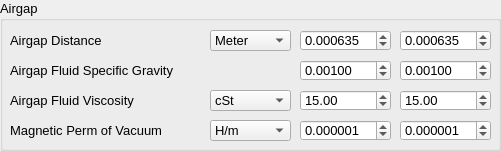
     <widget class="QGroupBox" name="groupBox_17">
      <property name="geometry">
       <rect>
        <x>610</x>
        <y>20</y>
        <width>501</width>
        <height>151</height>
       </rect>
      </property>
      <property name="font">
       <font>
        <pointsize>10</pointsize>
       </font>
      </property>
      <property name="title">
       <string>Airgap</string>
      </property>
      <widget class="QDoubleSpinBox" name="R_FluidSpecificGrav_1">
       <property name="geometry">
        <rect>
         <x>300</x>
         <y>60</y>
         <width>91</width>
         <height>21</height>
        </rect>
       </property>
       <property name="decimals">
        <number>5</number>
       </property>
       <property name="singleStep">
        <double>0.000100000000000</double>
       </property>
       <property name="value">
        <double>0.001000000000000</double>
       </property>
      </widget>
      <widget class="QLabel" name="label_34">
       <property name="geometry">
        <rect>
         <x>10</x>
         <y>30</y>
         <width>151</width>
         <height>21</height>
        </rect>
       </property>
       <property name="text">
        <string>Airgap Distance</string>
       </property>
      </widget>
      <widget class="QComboBox" name="R_FluidKinVisc_unit">
       <property name="geometry">
        <rect>
         <x>210</x>
         <y>90</y>
         <width>81</width>
         <height>21</height>
        </rect>
       </property>
       <item>
        <property name="text">
         <string>cSt</string>
        </property>
       </item>
      </widget>
      <widget class="QLabel" name="label_35">
       <property name="geometry">
        <rect>
         <x>10</x>
         <y>60</y>
         <width>231</width>
         <height>21</height>
        </rect>
       </property>
       <property name="text">
        <string>Airgap Fluid Specific Gravity</string>
       </property>
      </widget>
      <widget class="QLabel" name="label_36">
       <property name="geometry">
        <rect>
         <x>10</x>
         <y>90</y>
         <width>151</width>
         <height>21</height>
        </rect>
       </property>
       <property name="text">
        <string>Airgap Fluid Viscosity</string>
       </property>
      </widget>
      <widget class="QDoubleSpinBox" name="R_FluidSpecificGrav_2">
       <property name="geometry">
        <rect>
         <x>400</x>
         <y>60</y>
         <width>91</width>
         <height>21</height>
        </rect>
       </property>
       <property name="decimals">
        <number>5</number>
       </property>
       <property name="singleStep">
        <double>0.000100000000000</double>
       </property>
       <property name="value">
        <double>0.001000000000000</double>
       </property>
      </widget>
      <widget class="QDoubleSpinBox" name="R_FluidKinVisc_2">
       <property name="geometry">
        <rect>
         <x>400</x>
         <y>90</y>
         <width>91</width>
         <height>21</height>
        </rect>
       </property>
       <property name="value">
        <double>15.000000000000000</double>
       </property>
      </widget>
      <widget class="QComboBox" name="R_AirgapRadialLength_unit">
       <property name="geometry">
        <rect>
         <x>210</x>
         <y>30</y>
         <width>81</width>
         <height>21</height>
        </rect>
       </property>
       <item>
        <property name="text">
         <string>Meter</string>
        </property>
       </item>
       <item>
        <property name="text">
         <string>Millimeter</string>
        </property>
       </item>
       <item>
        <property name="text">
         <string>Inch</string>
        </property>
       </item>
      </widget>
      <widget class="QDoubleSpinBox" name="R_FluidKinVisc_1">
       <property name="geometry">
        <rect>
         <x>300</x>
         <y>90</y>
         <width>91</width>
         <height>21</height>
        </rect>
       </property>
       <property name="value">
        <double>15.000000000000000</double>
       </property>
      </widget>
      <widget class="QDoubleSpinBox" name="R_AirgapRadialLength_1">
       <property name="geometry">
        <rect>
         <x>300</x>
         <y>30</y>
         <width>91</width>
         <height>21</height>
        </rect>
       </property>
       <property name="decimals">
        <number>6</number>
       </property>
       <property name="singleStep">
        <double>0.000100000000000</double>
       </property>
       <property name="value">
        <double>0.000635000000000</double>
       </property>
      </widget>
      <widget class="QDoubleSpinBox" name="R_AirgapRadialLength_2">
       <property name="geometry">
        <rect>
         <x>400</x>
         <y>30</y>
         <width>91</width>
         <height>21</height>
        </rect>
       </property>
       <property name="decimals">
        <number>6</number>
       </property>
       <property name="singleStep">
        <double>0.000100000000000</double>
       </property>
       <property name="value">
        <double>0.000635000000000</double>
       </property>
      </widget>
      <widget class="QDoubleSpinBox" name="R_VacMagneticPerm_2">
       <property name="geometry">
        <rect>
         <x>400</x>
         <y>120</y>
         <width>91</width>
         <height>21</height>
        </rect>
       </property>
       <property name="decimals">
        <number>6</number>
       </property>
       <property name="singleStep">
        <double>0.000100000000000</double>
       </property>
       <property name="value">
        <double>0.000001000000000</double>
       </property>
      </widget>
      <widget class="QDoubleSpinBox" name="R_VacMagneticPerm_1">
       <property name="geometry">
        <rect>
         <x>300</x>
         <y>120</y>
         <width>91</width>
         <height>21</height>
        </rect>
       </property>
       <property name="decimals">
        <number>6</number>
       </property>
       <property name="singleStep">
        <double>0.000100000000000</double>
       </property>
       <property name="value">
        <double>0.000001000000000</double>
       </property>
      </widget>
      <widget class="QLabel" name="label_39">
       <property name="geometry">
        <rect>
         <x>10</x>
         <y>120</y>
         <width>231</width>
         <height>21</height>
        </rect>
       </property>
       <property name="text">
        <string>Magnetic Perm of Vacuum</string>
       </property>
      </widget>
      <widget class="QComboBox" name="R_VacMagneticPerm_unit">
       <property name="geometry">
        <rect>
         <x>210</x>
         <y>120</y>
         <width>81</width>
         <height>21</height>
        </rect>
       </property>
       <item>
        <property name="text">
         <string>H/m</string>
        </property>
       </item>
      </widget>
     </widget>
